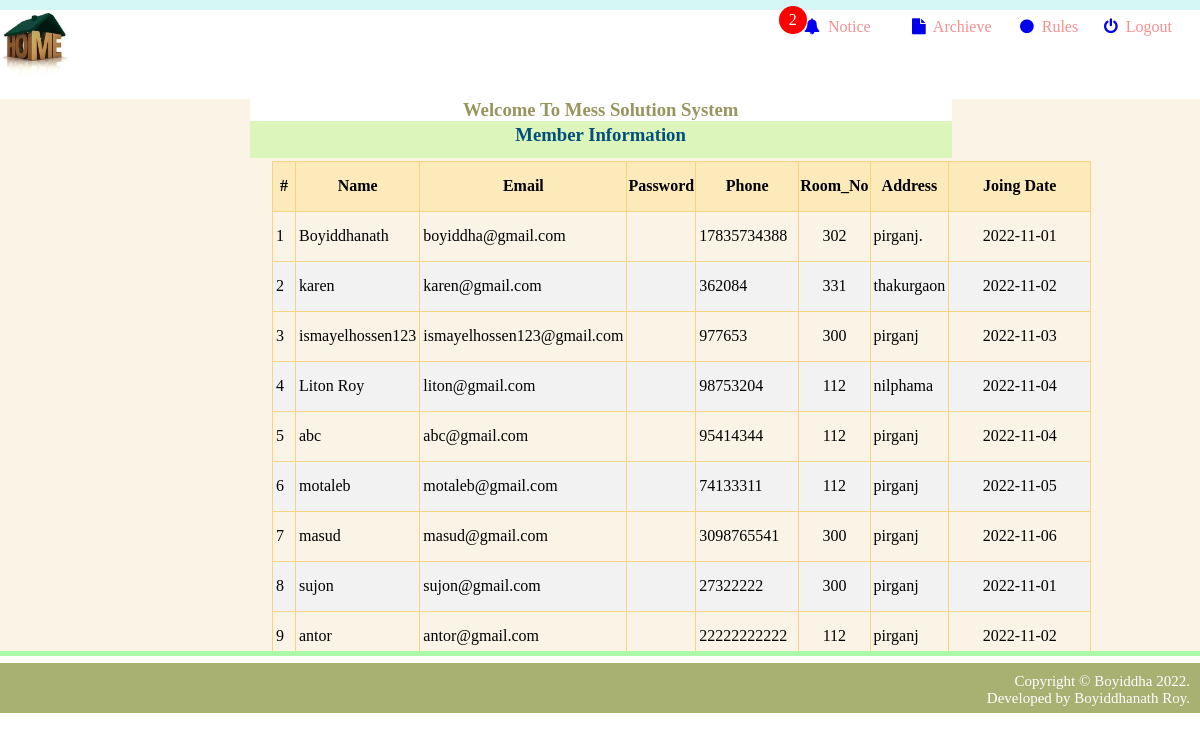
/member/update_member.php (signed in), run on the app's committed database.
### tables this page shows
CREATE TABLE `member` (
  `sl_no` int(11) NOT NULL,
  `name` varchar(100) NOT NULL,
  `email` varchar(100) NOT NULL,
  `password` varchar(100) NOT NULL,
  `phone` varchar(15) NOT NULL,
  `address` varchar(150) NOT NULL,
  `room_no` varchar(10) NOT NULL,
  `Joining_Date` date NOT NULL
);

### member/update_member.php (the view, shortened to what this page needs)
<?php
	include 'database/Connection.php';
?>
<html lang="en">
<head>
	<link rel="stylesheet" href="https://cdnjs.cloudflare.com/ajax/libs/font-awesome/4.7.0/css/font-awesome.min.css">
</head>
<body>
	<div class="first">
    </div>
	<div class="navbar">
	    <div class="nav1">
			<a class="home" href="index.php" ><img width="70px" height="70px" src="img/logo.jpg"></a>
		</div>
		 <div class="nav2">
			<a href="notice.php" class="notification" style="text-decoration:none;">
					<?php
						$q="select * from noticeboard";
						$res=$conn->query($q);
						$num=$res->num_rows;
						if($num>0){
					?>
						<span class="badge"> <?php echo $num;  ?> </span>
					<?php
						}
					?>
				<i class="fa fa-bell"></i>&nbsp <span style="color:#f78f8f;">Notice</span>
			</a>
		 </div>
		 <div class="nav3">
			<a href="archieve.php" style="text-decoration:none;">
				<i class="fa fa-file"></i>&nbsp <span style="color:#f78f8f;">Archieve</span>
			</a>
		 </div>
		<div class="nav4">
			<a href="rules.php" style="text-decoration:none;">
				<i class="fa fa-circle"></i>&nbsp <span style="color:#f78f8f;">Rules</span>
			</a>
		 </div>
		 <div class="nav5">
			<a href="logout.php" style="text-decoration:none;">
				<i class="fa fa-power-off"></i>&nbsp <span style="color:#f78f8f;">Logout</span>
			</a>
		 </div>
	</div>
	<div class="container">
		<div class="child">
			<h3 style="margin-left:12%;text-align: center;color:#99955f;height:30px;background:white;width:65%;" >Welcome To Mess Solution System
			<p class="child2" >Member Information</p>
		</div>
		<div class="wrap">
			<div class="wrp">
				<table>
					<thead >
						<tr >
							<th>#</th>
							<th>Name</th>
							<th>Email</th>
							<th>Password</th>
							<th>Phone</th>
							<th>Room_No</th>
							<th>Address</th>
							<th>Joing Date</th>
						</tr>
					</thead>
					<tbody>
					  <?php
							$query = "SELECT * FROM member";
							$rs = $conn->query($query);
							$num = $rs->num_rows;
							$sn=0;
							if($num > 0){
								while ($rows = $rs->fetch_assoc()) {
									$sn = $sn + 1;
									$userID=$_SESSION['phone_no'];
									if($userID==$rows['phone']){
										echo"
											<tr style='background-color:#96f794'>
												<td>".$sn."</td>
												<td>".$rows['name']."</td>
												<td>".$rows['email']."</td>
												<td>".$rows['password']."</td>
												<td>".$rows['phone']."</td>
												<td style='text-align:center;' >".$rows['room_no']."</td>
												<td>".$rows['address']."</td>
												<td class='edit'>".$rows['Joining_Date']."&nbsp &nbsp &nbsp
	<a  href='member_edit.php?edit=".$rows['email']."'><i class='fa fa-edit cntr link1'  style=\"color:#0509f0;font-size:20px;\"></i></a>
												</td>
											</tr>";
									}
									else{
										echo"
											<tr>
												<td>".$sn."</td>
												<td>".$rows['name']."</td>
												<td>".$rows['email']."</td>
												<td></td>
												<td>".$rows['phone']."</td>
												<td style='text-align:center;' >".$rows['room_no']."</td>
												<td>".$rows['address']."</td>
												<td class='edit'>".$rows['Joining_Date']."</td>
											</tr>";
									}
								}
							}
							else{
								 echo "<div class='alert'>
									<span class='closebtn' onclick=\"this.parentElement.style.display='none';\">&times;</span>
									<strong>No Record Found!</strong>
									</div>";
							}
						  ?>
					</tbody>
				</table>
			</div>
		</div>
	</div>
	<div style="margin:0;padding:0;background-color:#aafaaa;height:5px;"></div>
	<div class="footer">
		Copyright &copy; Boyiddha 2022.<br> Developed by Boyiddhanath Roy.
	</div>
</body>
</html>

### member/update_member.php (style rules this page uses)
body { margin:0; padding:0; }
.first { background-color: #d5f7f6; height:10px; }
.nav1 { width:67%; float:left; padding-top:0px; }
.home { -webkit-transition-duration: 0.4s; transition-duration: 0.4s; }
.nav2 { width:9%; float:left; text-align:left; padding-top:8px; color:#f78f8f; }
.nav3 { width:9%; float:left; text-align:left; padding-top:8px; color:#f78f8f; }
.nav4 { width:7%; float:left; text-align:left; padding-top:8px; color:#f78f8f; }
.nav5 { width:8%; float:left; text-align:left; padding-top:8px; color:#f78f8f; }
.container { background-color:#faf3e6; min-height:477px; }
.child { margin-left:10%; margin-bottom:10px; }
.child2 { position:relative; margin:0; background-color:#dcf5ba; height:34px; color:#02507a; text-align:center; padding-top:3px; animation:title; animation-duration:3s; animation-iteration-count:infinite; }
.wrap { margin-left:21%; margin-top:32px; }
.wrp { margin-left:20px; height:490px; overflow-x:hidden; overflow-y:scroll; }
table { border-collapse: collapse; border-spacing: 0; border: 1px solid green; width:auto; }
td { text-align: left; padding:3px; border: 1px solid #f5d582; }
tr { height:50px; }
th { height:35px; text-aign:left; border:1px solid #f5d582 ; position:sticky; top: 0px; background:#fceabb; }
tr:nth-child(even) { background-color: #f2f2f2 }
.edit { width:135px; text-align:center; }
.navbar:after { content: ''; display: table; clear: both; }
.wrap:after { content:''; display:table; clear:both; }
.notification { position: relative; }
.notification .badge { position: absolute; top: -12px; right: 64px; padding: 5px 10px; border-radius: 50%; background-color: red; color: white; }
.footer { background-color: #a8b072; color: white; padding: 10px; text-align: right; font-size: 15px; height:30px; margin-top:7px; }
.footer::after { display: table; content: ''; clear: both; }
img { border-radius:50px; }

### data on the page
member: name "Boyiddhanath", email "boyiddha@gmail.com", phone "17835734388", room_no "302", address "pirganj.", Joining_Date "2022-11-01"
member: name "karen", email "karen@gmail.com", phone "362084", room_no "331", address "thakurgaon", Joining_Date "2022-11-02"
member: name "ismayelhossen123", email "ismayelhossen123@gmail.com", phone "977653", room_no "300", address "pirganj", Joining_Date "2022-11-03"
member: name "Liton Roy", email "liton@gmail.com", phone "98753204", room_no "112", address "nilphama", Joining_Date "2022-11-04"
member: name "abc", email "abc@gmail.com", phone "95414344", room_no "112", address "pirganj", Joining_Date "2022-11-04"
member: name "motaleb", email "motaleb@gmail.com", phone "74133311", room_no "112", address "pirganj", Joining_Date "2022-11-05"
member: name "masud", email "masud@gmail.com", phone "3098765541", room_no "300", address "pirganj", Joining_Date "2022-11-06"
member: name "sujon", email "sujon@gmail.com", phone "27322222", room_no "300", address "pirganj", Joining_Date "2022-11-01"
member: name "antor", email "antor@gmail.com", phone "22222222222", room_no "112", address "pirganj", Joining_Date "2022-11-02"

### other printed values
$num "2"
